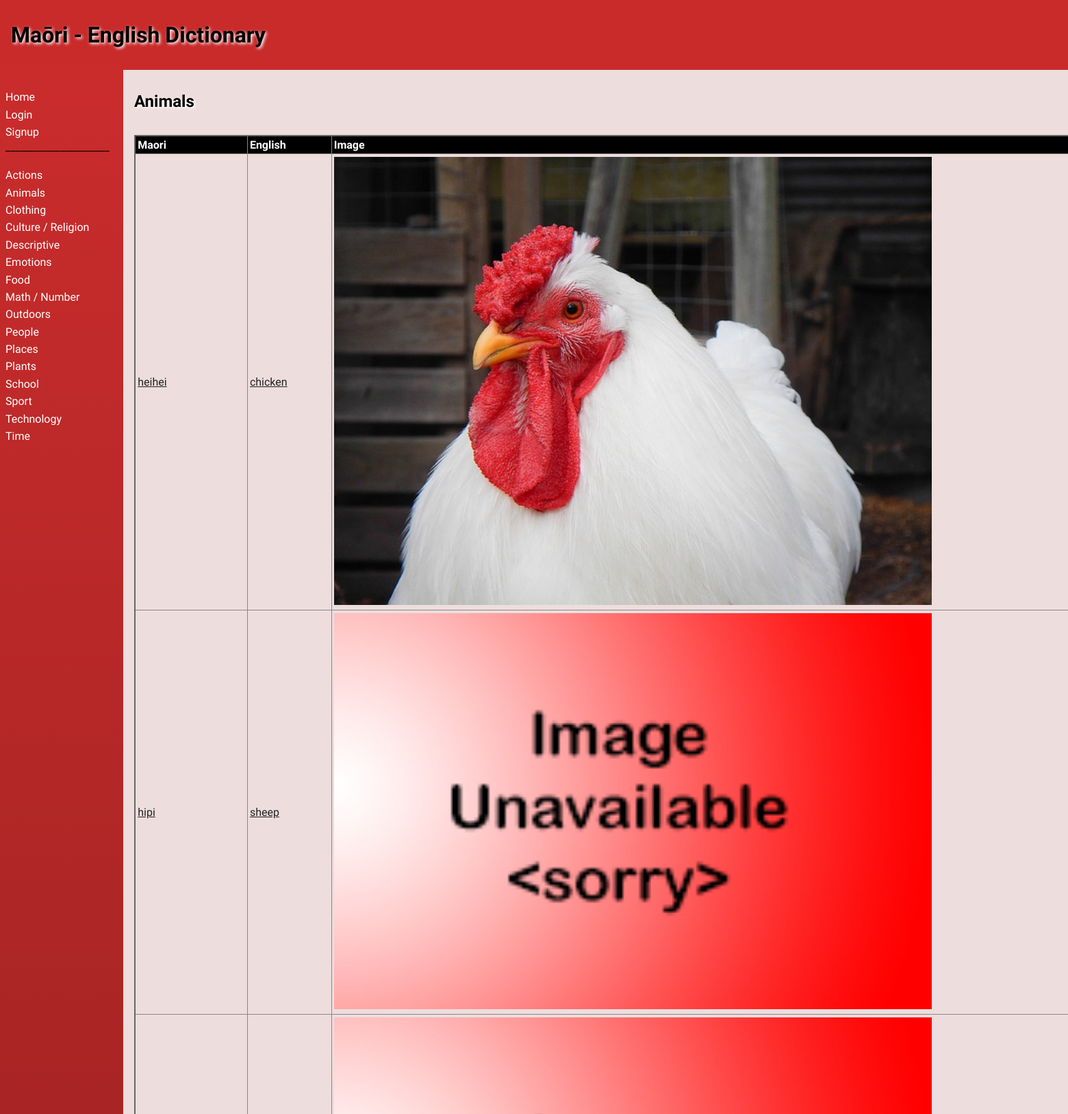
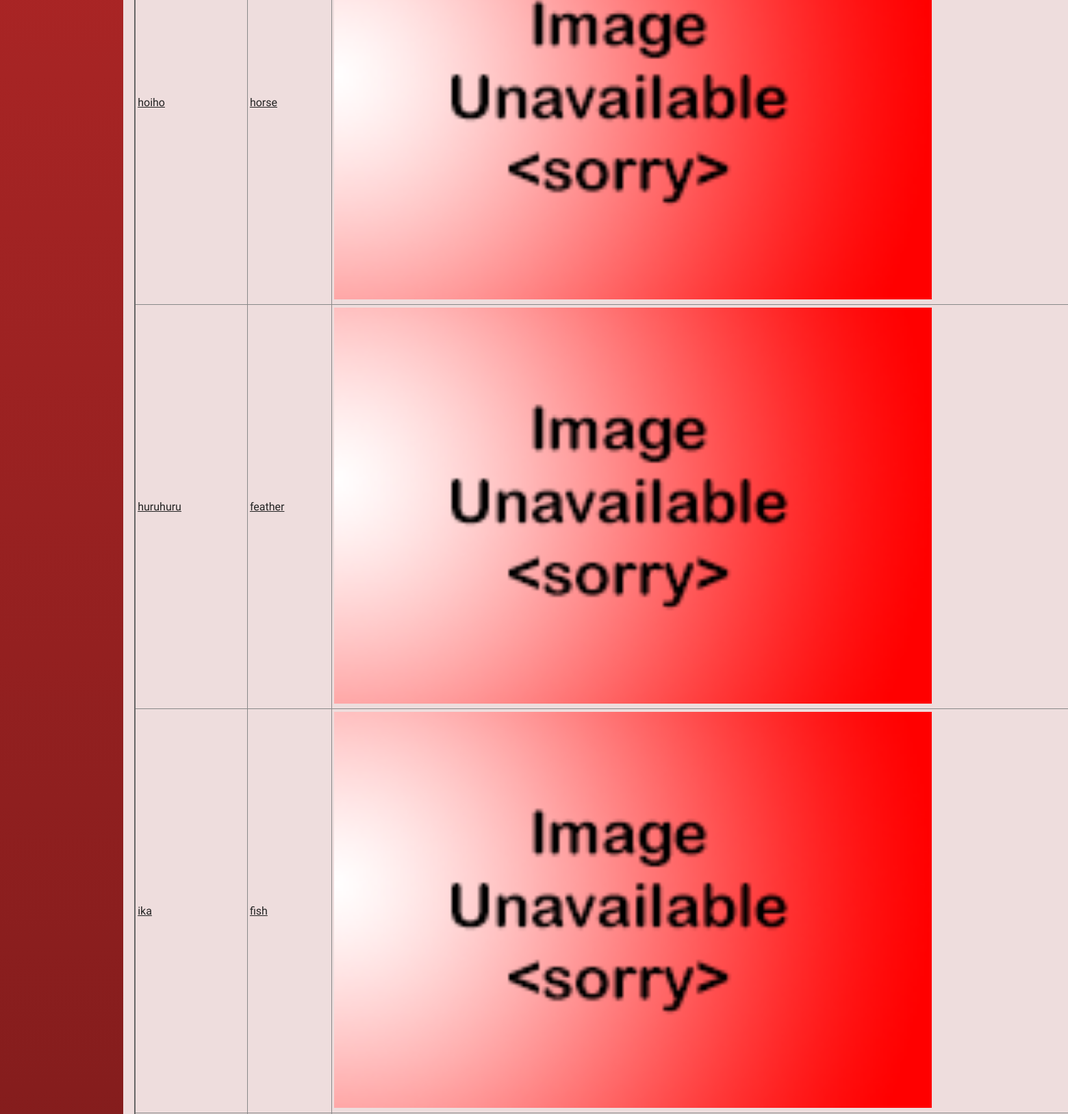
Page /category/2 (upper part) on the committed database (2 pictures, top to bottom).
### tables this page shows
CREATE TABLE "categories"
(
    id   INTEGER
        constraint categories_pk
            primary key autoincrement,
    name varchar(30)
);

CREATE TABLE "product"
(
    id          INTEGER
        constraint product_pk
            primary key autoincrement,
    maori       varchar(30),
    english     varchar(30),
    category_id INTEGER,
    description varchar(300),
    level       INTEGER,
    image       varchar(30),
    user_id     INTEGER
        references user,
    date_added  date
);

### app.py (the view)
@app.route('/category/<cat_id>')
def render_category_page(cat_id):
    con = create_connection(DATABASE)
    query = "SELECT * FROM categories WHERE id=?"
    cur = con.cursor()
    cur.execute(query, (cat_id,))
    cur_category = cur.fetchall()
    query = "SELECT * FROM product WHERE category_id=?"
    cur = con.cursor()  # You need this lin next
    cur.execute(query, (cat_id,))  # this line executes the query
    translation_list = cur.fetchall()  # puts the results into a list usable in python
    con.close()
    return render_template("category.html", logged_in=is_logged_in(),
                           user_data=user_id_conversion(session.get("user_id")), all_categories=get_categories(),
                           modify=edit(),
                           words_found=translation_list, cat_data=cur_category)

### app.py (called while the page is built)
def create_connection(db_file):
    try:
        connection = sqlite3.connect(db_file)
        return connection
    except Error as e:
        print(e)
    return None

def edit():
    if session.get("modify") == 1:
        print("Is a teacher")
        return True
    else:
        print("is not a teacher")
        return False

def get_categories():
    con = create_connection(DATABASE)
    query = "SELECT id, name FROM categories"
    cur = con.cursor()
    cur.execute(query)
    category_list = cur.fetchall()
    con.close()
    return category_list

def is_logged_in():
    if session.get('email') is None:
        print('not logged in')
        return False
    else:
        print('logged in')
        return True

def user_id_conversion(user_id):
    con = create_connection(DATABASE)
    query = "SELECT * FROM user where id=?"
    cur = con.cursor()
    cur.execute(query, (user_id, ))
    return_name = cur.fetchall()
    print(return_name)
    con.close()
    return return_name

### templates/category.html (shortened to what this page needs)
{% extends 'base.html' %}
{% block heading %}Maōri - English Dictionary{% endblock %}
{% block main %}
<div class="">
    <h2>{{ cat_data[0][1] }}</h2>
    <br>
    <table>
        <tr>
            <th>Maori</th>
            <th>English</th>
            <th>Image</th>
        </tr>
        {% for word in words_found %}
        <tr class="">
            <td><a href="\dictionary/{{ word[0] }}">{{ word[1] }}</a></td>
            <td><a href="\dictionary/{{ word[0] }}">{{ word[2] }}</a></td>
            <td><img src="/static/images/{{ word[6] }}"></td>
        </tr>
        {% endfor %}
    </table>
</div>
{% endblock %}

### templates/base.html (shortened to what this page needs)
<!doctype html>
<html lang="en">
<head>
    <link href="{{ url_for('static', filename='css/style.css') }}" rel="stylesheet">
</head>
<body>
<div id="container">
    <header>
        <h1>{% block heading %}Maori Dictionary{% endblock %}</h1>
    </header>
    <nav>
        <ul>
            <li><a href="\">Home</a></li>
            {% if not logged_in %}
                <li><a href="\login">Login</a></li>
                <li><a href="\signup">Signup</a></li>
            {% else %}
                <li><a href="\logout">Logout</a></li>
            {% endif %}
            <p4>_____________________</p4>
            <br>
            <br>
            {% for category in all_categories %}
            <li><a href="\category/{{ category[0] }}">{{ category[1] }}</a></li>
            {% endfor %}
        </ul>
    </nav>
    <main>
        {% block main%}{% endblock %}
    </main>
</div>
</body>
</html>

### static/css/style.css (style rules this page uses)
* { font-family: Comfortaa, sans-serif; margin: 0; padding: 0; box-sizing: border-box; }
#container { display: grid; grid-template-columns: 75px auto; grid-template-areas: 'nav header' 'main main' 'footer footer'; }
header { grid-area: header; background-color: rgba(193, 9, 9, 0.86); padding: 1rem; }
nav { grid-area: nav; }
main { grid-area: main; padding: 1rem; background-color: #edd; }
h1, h2, h3, h4 { padding: 1rem 0; font-family: 'Suez One', serif; color: #000; text-shadow: 2px 2px 4px #fff; }
a { color: #222; }
img { width: 80%; }
table { width: 100%; border: 2px solid #666; border-collapse: collapse; }
th, td { border: 1px solid #888; padding: 0.2rem; text-align: left; }
th { background-color: #000; color: #fff; }
@media only screen and (min-width: 768px) { #container { grid-template-columns: 180px auto; grid-template-areas: 'header header' 'nav main' 'footer footer'; } }
@media only screen and (min-width: 768px) { nav { background: linear-gradient(180deg, rgba(193, 9, 9, 0.86) 0%, rgba(0, 0, 0, 1) 50%, rgba(193, 9, 9, 0.86) 100%); padding: 0.5rem; } }
@media only screen and (min-width: 768px) { nav ul { list-style: none; } }
@media only screen and (min-width: 768px) { nav li { padding: 0.2rem 0; } }
@media only screen and (min-width: 768px) { nav a { color: #fff; text-decoration: none; } }
@media only screen and (min-width: 1000px) { #container { width: 1600px; margin: auto; } }

### rows in the picture
categories: name "Actions"
categories: name "Animals"
categories: name "Clothing"
categories: name "Culture / Religion"
categories: name "Descriptive"
categories: name "Emotions"
categories: name "Food"
categories: name "Math / Number"
categories: name "Outdoors"
categories: name "People"
categories: name "Places"
categories: name "Plants"
categories: name "School"
categories: name "Sport"
categories: name "Technology"
categories: name "Time"
product: maori "heihei", english "chicken", image (picture)
product: maori "hipi", english "sheep", image (placeholder picture)
product: maori "hoiho", english "horse", image (placeholder picture)
product: maori "huruhuru", english "feather", image (placeholder picture)
product: maori "ika", english "fish", image (placeholder picture)
